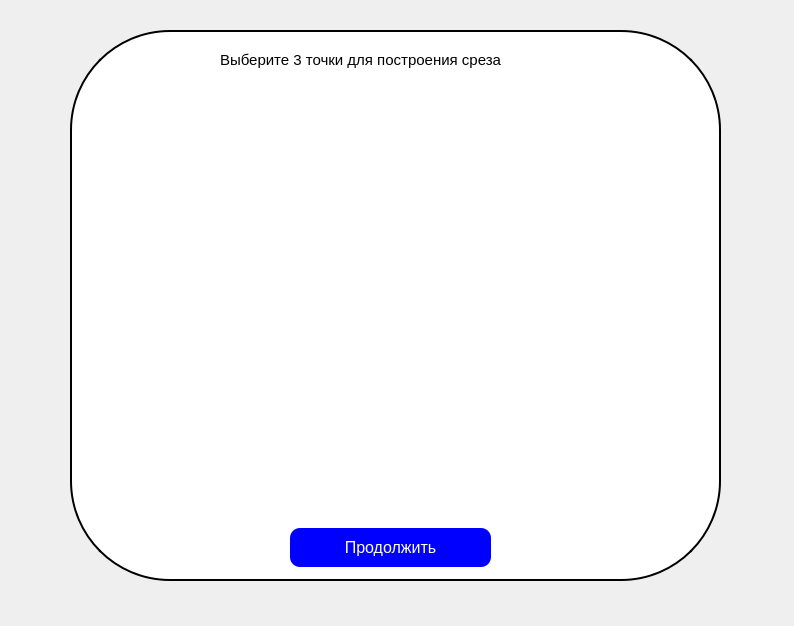
<?xml version="1.0" encoding="UTF-8"?>
<ui version="4.0">
 <class>Form</class>
 <widget class="QWidget" name="Form">
  <property name="geometry">
   <rect>
    <x>0</x>
    <y>0</y>
    <width>794</width>
    <height>626</height>
   </rect>
  </property>
  <property name="windowTitle">
   <string>Slice</string>
  </property>
  <widget class="QGroupBox" name="groupBox6">
   <property name="geometry">
    <rect>
     <x>70</x>
     <y>30</y>
     <width>651</width>
     <height>551</height>
    </rect>
   </property>
   <property name="sizePolicy">
    <sizepolicy hsizetype="Fixed" vsizetype="Fixed">
     <horstretch>0</horstretch>
     <verstretch>0</verstretch>
    </sizepolicy>
   </property>
   <property name="styleSheet">
    <string notr="true">#groupBox6 {
    border: 2px solid black; /* Толщина и цвет рамки */
    border-radius: 100px;    /* Радиус закругления */
    background-color: white; /* Цвет фона (опционально) */
}
</string>
   </property>
   <property name="title">
    <string/>
   </property>
   <property name="alignment">
    <set>Qt::AlignCenter</set>
   </property>
   <widget class="QLabel" name="label">
    <property name="geometry">
     <rect>
      <x>150</x>
      <y>20</y>
      <width>351</width>
      <height>20</height>
     </rect>
    </property>
    <property name="font">
     <font>
      <pointsize>11</pointsize>
     </font>
    </property>
    <property name="text">
     <string>Выберите 3 точки для построения среза</string>
    </property>
   </widget>
   <widget class="QPushButton" name="startModel">
    <property name="geometry">
     <rect>
      <x>220</x>
      <y>490</y>
      <width>201</width>
      <height>47</height>
     </rect>
    </property>
    <property name="sizePolicy">
     <sizepolicy hsizetype="Fixed" vsizetype="Fixed">
      <horstretch>0</horstretch>
      <verstretch>0</verstretch>
     </sizepolicy>
    </property>
    <property name="styleSheet">
     <string notr="true">#startModel {
    background-color: blue;    /* Синий фон кнопки */
    color: white;              /* Белый цвет текста */
    font-size: 16px;           /* Увеличенный размер текста */
    border-radius: 10px;       /* Закругление краев */
    padding: 10px 15px;     /* Отступы */
margin-top:8px;
}

.parent {
    overflow: visible;         /* Убедитесь, что элементы не обрезаются */
}

#startModel::indicator {
    width: 25px;               /* Увеличенный размер кружка */
    height: 25px;              /* Увеличенный размер кружка */
    border: 3px solid white;   /* Белая обводка кружка */
    background-color: blue;    /* Синий цвет кружка */
    border-radius: 12px;       /* Закругление кружка */
}

#startModel::indicator::checked {
    background-color: white;   /* Белый фон для выбранного состояния */
    border: 3px solid blue;    /* Синяя обводка выбранного кружка */
}
</string>
    </property>
    <property name="text">
     <string>Продолжить</string>
    </property>
   </widget>
  </widget>
 </widget>
 <resources/>
 <connections/>
</ui>
